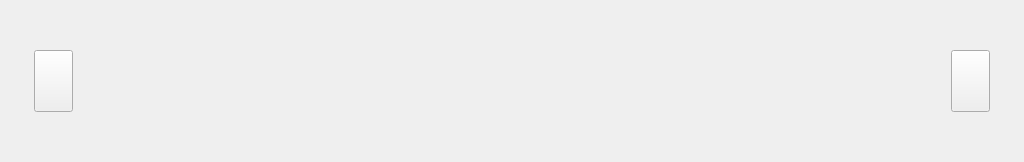
  <widget class="QWidget" name="widget_bottom" native="true">
   <property name="geometry">
    <rect>
     <x>0</x>
     <y>606</y>
     <width>1024</width>
     <height>162</height>
    </rect>
   </property>
   <widget class="QToolButton" name="toolButton_prev">
    <property name="geometry">
     <rect>
      <x>34</x>
      <y>50</y>
      <width>39</width>
      <height>62</height>
     </rect>
    </property>
    <property name="text">
     <string/>
    </property>
   </widget>
   <widget class="BottomPicLabel" name="label_pic1">
    <property name="geometry">
     <rect>
      <x>95</x>
      <y>20</y>
      <width>102</width>
      <height>126</height>
     </rect>
    </property>
    <property name="styleSheet">
     <string notr="true"/>
    </property>
    <property name="text">
     <string/>
    </property>
   </widget>
   <widget class="BottomPicLabel" name="label_pic6">
    <property name="geometry">
     <rect>
      <x>705</x>
      <y>20</y>
      <width>102</width>
      <height>126</height>
     </rect>
    </property>
    <property name="styleSheet">
     <string notr="true"/>
    </property>
    <property name="text">
     <string/>
    </property>
   </widget>
   <widget class="BottomPicLabel" name="label_pic3">
    <property name="geometry">
     <rect>
      <x>339</x>
      <y>20</y>
      <width>102</width>
      <height>126</height>
     </rect>
    </property>
    <property name="styleSheet">
     <string notr="true"/>
    </property>
    <property name="text">
     <string/>
    </property>
   </widget>
   <widget class="BottomPicLabel" name="label_pic2">
    <property name="geometry">
     <rect>
      <x>217</x>
      <y>20</y>
      <width>102</width>
      <height>126</height>
     </rect>
    </property>
    <property name="styleSheet">
     <string notr="true"/>
    </property>
    <property name="text">
     <string/>
    </property>
   </widget>
   <widget class="BottomPicLabel" name="label_pic5">
    <property name="geometry">
     <rect>
      <x>583</x>
      <y>20</y>
      <width>102</width>
      <height>126</height>
     </rect>
    </property>
    <property name="styleSheet">
     <string notr="true"/>
    </property>
    <property name="text">
     <string/>
    </property>
   </widget>
   <widget class="BottomPicLabel" name="label_pic4">
    <property name="geometry">
     <rect>
      <x>461</x>
      <y>20</y>
      <width>102</width>
      <height>126</height>
     </rect>
    </property>
    <property name="styleSheet">
     <string notr="true"/>
    </property>
    <property name="text">
     <string/>
    </property>
   </widget>
   <widget class="BottomPicLabel" name="label_pic7">
    <property name="geometry">
     <rect>
      <x>827</x>
      <y>20</y>
      <width>102</width>
      <height>126</height>
     </rect>
    </property>
    <property name="styleSheet">
     <string notr="true"/>
    </property>
    <property name="text">
     <string/>
    </property>
   </widget>
   <widget class="QToolButton" name="toolButton_next">
    <property name="geometry">
     <rect>
      <x>951</x>
      <y>50</y>
      <width>39</width>
      <height>62</height>
     </rect>
    </property>
    <property name="text">
     <string/>
    </property>
   </widget>
  </widget>
